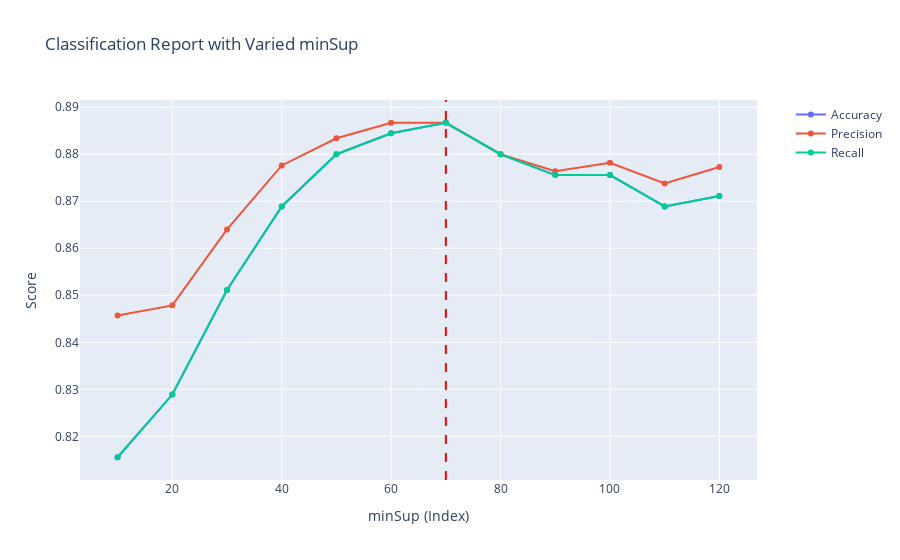

Notebook code cell kept with this figure:
### Code cell
# Create an interactive line chart using Plotly
fig = go.Figure()

# Add lines for accuracy, precision, and recall
fig.add_trace(go.Scatter(x=df.index, y=df['accuracy'], mode='lines+markers', name='Accuracy'))
fig.add_trace(go.Scatter(x=df.index, y=df['precision'], mode='lines+markers', name='Precision'))
fig.add_trace(go.Scatter(x=df.index, y=df['recall'], mode='lines+markers', name='Recall'))

# Add a vertical dashed line at index = 70
fig.add_shape(type='line',
              x0=70, y0=0, x1=70, y1=1, 
              line=dict(color='Red', width=2, dash='dash'),
              xref='x', yref='paper')

# Customize layout
fig.update_layout(
    title='Classification Report with Varied minSup',
    xaxis_title='minSup (Index)',
    yaxis_title='Score',
    legend=dict(x=1.05, y=1),
    showlegend=True
)

# Show the interactive plot
fig.show()

### Figure 1 — Plotly figure (JSON) as saved in the notebook; plotly's stock layout.template omitted (floating-point values rounded to 4 significant figures)
{"data": [{"mode": "lines+markers", "name": "Accuracy", "type": "scatter", "x": [10, 20, 30, 40, 50, 60, 70, 80, 90, 100, 110, 120], "y": [0.8156, 0.8289, 0.8511, 0.8689, 0.88, 0.8844, 0.8867, 0.88, 0.8756, 0.8756, 0.8689, 0.8711]}, {"mode": "lines+markers", "name": "Precision", "type": "scatter", "x": [10, 20, 30, 40, 50, 60, 70, 80, 90, 100, 110, 120], "y": [0.8457, 0.8479, 0.864, 0.8776, 0.8834, 0.8867, 0.8867, 0.88, 0.8764, 0.8782, 0.8738, 0.8773]}, {"mode": "lines+markers", "name": "Recall", "type": "scatter", "x": [10, 20, 30, 40, 50, 60, 70, 80, 90, 100, 110, 120], "y": [0.8156, 0.8289, 0.8511, 0.8689, 0.88, 0.8844, 0.8867, 0.88, 0.8756, 0.8756, 0.8689, 0.8711]}], "layout": {"autosize": true, "legend": {"x": 1.05, "y": 1}, "shapes": [{"line": {"color": "Red", "dash": "dash", "width": 2}, "type": "line", "x0": 70, "x1": 70, "xref": "x", "y0": 0, "y1": 1, "yref": "paper"}], "showlegend": true, "title": {"text": "Classification Report with Varied minSup"}, "xaxis": {"autorange": true, "range": [3.297, 126.7], "title": {"text": "minSup (Index)"}, "type": "linear"}, "yaxis": {"autorange": true, "range": [0.8097, 0.8926], "title": {"text": "Score"}, "type": "linear"}}}
